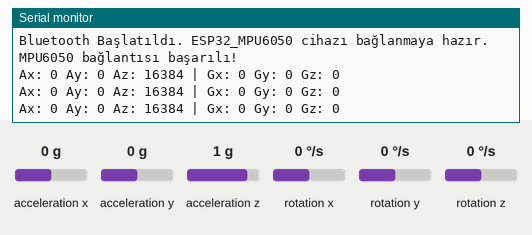
Recording of a sketch running on a simulated ESP32. Parts: the last lines printed to the serial monitor. The inputs (shaded band) are chosen by the test bench; at power-on: acceleration x 0 g, acceleration y 0 g, acceleration z 1 g, rotation x 0 °/s, rotation y 0 °/s, rotation z 0 °/s. Nothing arrives over Bluetooth unless stated.

Above: at 1.2 s.
1.3 s: acceleration x set to -1.4 g
At 1.9 s:
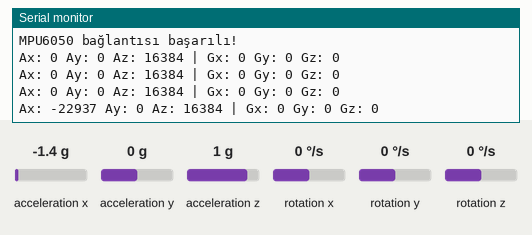
2.8 s: acceleration y set to -1.4 g
At 3.4 s:
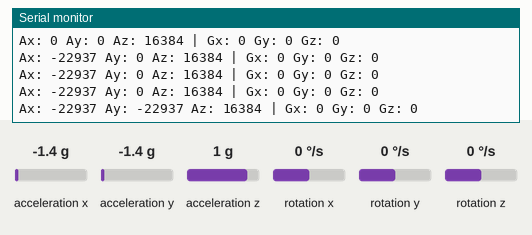
4.3 s: acceleration z set to -1.4 g
At 5.0 s:
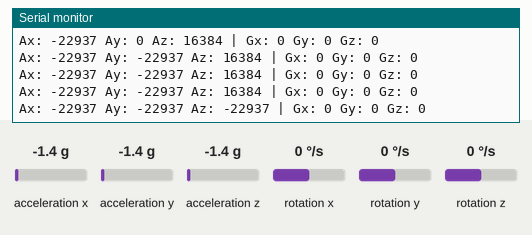
5.8 s: rotation x set to -192 °/s
At 6.5 s:
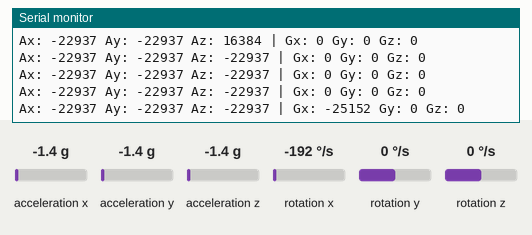
7.3 s: rotation y set to -192 °/s
At 8.0 s:
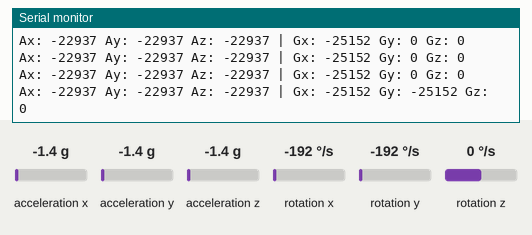

Measured:
- after the input at 1.3 s, the serial monitor: prints a new line after 0.22 s (image 1)
- after the input at 2.8 s, the serial monitor: prints a new line after 0.23 s (image 2)
- after the input at 4.3 s, the serial monitor: prints a new line after 0.25 s (image 3)
- after the input at 5.8 s, the serial monitor: prints a new line after 0.26 s (image 4)
- after the input at 7.3 s, the serial monitor: prints a new line after 0.27 s (image 5)

The sketch:

btcom.ino
```cpp
#include <Wire.h>
#include <MPU6050.h>
#include "BluetoothSerial.h"

MPU6050 mpu;
BluetoothSerial SerialBT;

void setup() {
  // Seri haberleşmeyi başlat
  Serial.begin(115200);

  // Bluetooth cihaz adını belirle ve başlat
  SerialBT.begin("ESP32_MPU60502"); // Bluetooth cihaz adı
  Serial.println("Bluetooth Başlatıldı. ESP32_MPU6050 cihazı bağlanmaya hazır.");

  // I2C için SDA ve SCL pinlerini belirle
  Wire.begin(21, 22); // SDA = 21, SCL = 22
  mpu.initialize();

  // MPU6050 bağlantı kontrolü
  if (mpu.testConnection()) {
    Serial.println("MPU6050 bağlantısı başarılı!");
    SerialBT.println("MPU6050 bağlantısı başarılı!");
  } else {
    Serial.println("MPU6050 bağlantısı başarısız!");
    SerialBT.println("MPU6050 bağlantısı başarısız!");
  }
}

void loop() {
  int16_t ax, ay, az;
  int16_t gx, gy, gz;

  // MPU6050'den veri okuma
  mpu.getMotion6(&ax, &ay, &az, &gx, &gy, &gz);

  // Verileri Bluetooth üzerinden gönderme
  SerialBT.print("Ax: "); SerialBT.print(ax);
  SerialBT.print(" Ay: "); SerialBT.print(ay);
  SerialBT.print(" Az: "); SerialBT.print(az);
  SerialBT.print(" | Gx: "); SerialBT.print(gx);
  SerialBT.print(" Gy: "); SerialBT.print(gy);
  SerialBT.print(" Gz: "); SerialBT.println(gz);

  Serial.print("Ax: "); Serial.print(ax);
  Serial.print(" Ay: "); Serial.print(ay);
  Serial.print(" Az: "); Serial.print(az);
  Serial.print(" | Gx: "); Serial.print(gx);
  Serial.print(" Gy: "); Serial.print(gy);
  Serial.print(" Gz: "); Serial.println(gz);

  // Bir sonraki okuma için kısa bir bekleme
  delay(500);
}
```
